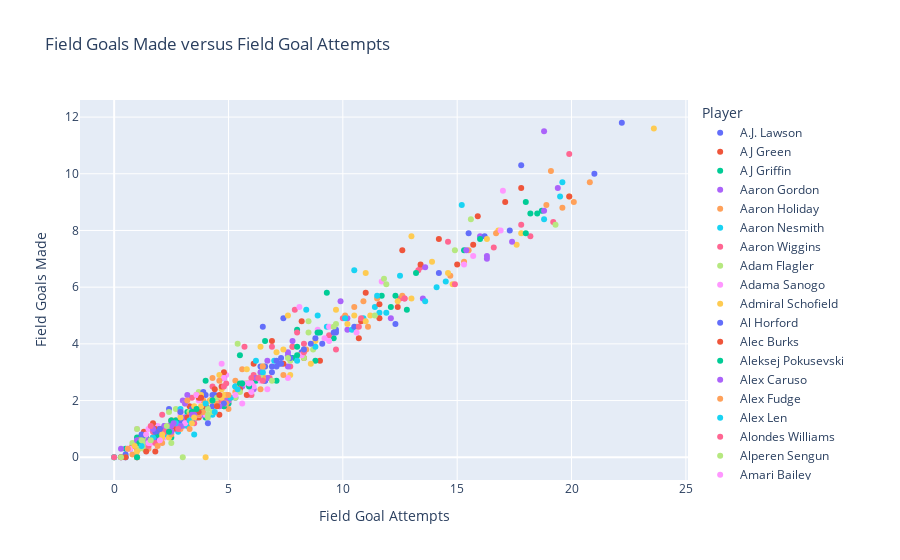

Here is the notebook cell this chart was saved with:
### Markdown cell above
Or we could use `color='PLAYER_NAME'` to show player's names.

### Code cell
px.scatter(df, x='FGA', y='FGM', color='PLAYER_NAME', title='Field Goals Made versus Field Goal Attempts', labels={'FGA':'Field Goal Attempts','FGM':'Field Goals Made','PLAYER_NAME':'Player'})
